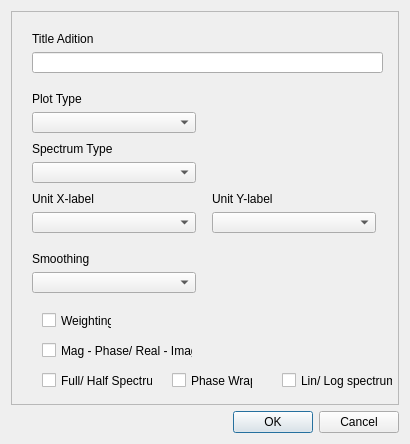
<?xml version="1.0" encoding="UTF-8"?>
<ui version="4.0">
 <class>Dialog</class>
 <widget class="QDialog" name="Dialog">
  <property name="geometry">
   <rect>
    <x>0</x>
    <y>0</y>
    <width>410</width>
    <height>444</height>
   </rect>
  </property>
  <property name="windowTitle">
   <string>Dialog</string>
  </property>
  <layout class="QGridLayout" name="gridLayout">
   <item row="0" column="0">
    <widget class="QScrollArea" name="scrollArea">
     <property name="widgetResizable">
      <bool>true</bool>
     </property>
     <widget class="QWidget" name="scrollAreaWidgetContents">
      <property name="geometry">
       <rect>
        <x>0</x>
        <y>0</y>
        <width>390</width>
        <height>395</height>
       </rect>
      </property>
      <widget class="QWidget" name="layoutWidget">
       <property name="geometry">
        <rect>
         <x>20</x>
         <y>180</y>
         <width>164</width>
         <height>41</height>
        </rect>
       </property>
       <layout class="QVBoxLayout" name="verticalLayout_2">
        <item>
         <widget class="QLabel" name="xUnitLab">
          <property name="text">
           <string>Unit X-label</string>
          </property>
         </widget>
        </item>
        <item>
         <widget class="QComboBox" name="xUnitSel">
          <property name="minimumSize">
           <size>
            <width>162</width>
            <height>0</height>
           </size>
          </property>
         </widget>
        </item>
       </layout>
      </widget>
      <widget class="QWidget" name="layoutWidget_2">
       <property name="geometry">
        <rect>
         <x>200</x>
         <y>180</y>
         <width>164</width>
         <height>41</height>
        </rect>
       </property>
       <layout class="QVBoxLayout" name="verticalLayout_3">
        <item>
         <widget class="QLabel" name="yUnitLab">
          <property name="text">
           <string>Unit Y-label</string>
          </property>
         </widget>
        </item>
        <item>
         <widget class="QComboBox" name="yUnitSel">
          <property name="minimumSize">
           <size>
            <width>162</width>
            <height>0</height>
           </size>
          </property>
         </widget>
        </item>
       </layout>
      </widget>
      <widget class="QCheckBox" name="weightingCheck">
       <property name="geometry">
        <rect>
         <x>30</x>
         <y>300</y>
         <width>70</width>
         <height>17</height>
        </rect>
       </property>
       <property name="text">
        <string>Weighting</string>
       </property>
      </widget>
      <widget class="QWidget" name="layoutWidget">
       <property name="geometry">
        <rect>
         <x>20</x>
         <y>80</y>
         <width>164</width>
         <height>41</height>
        </rect>
       </property>
       <layout class="QVBoxLayout" name="verticalLayout">
        <item>
         <widget class="QLabel" name="plotTypeLab">
          <property name="text">
           <string>Plot Type</string>
          </property>
         </widget>
        </item>
        <item>
         <widget class="QComboBox" name="plotTypeSel">
          <property name="minimumSize">
           <size>
            <width>162</width>
            <height>0</height>
           </size>
          </property>
         </widget>
        </item>
       </layout>
      </widget>
      <widget class="QWidget" name="layoutWidget_3">
       <property name="geometry">
        <rect>
         <x>20</x>
         <y>130</y>
         <width>164</width>
         <height>41</height>
        </rect>
       </property>
       <layout class="QVBoxLayout" name="verticalLayout_4">
        <item>
         <widget class="QLabel" name="SpecTypeLab">
          <property name="text">
           <string>Spectrum Type</string>
          </property>
         </widget>
        </item>
        <item>
         <widget class="QComboBox" name="specTypeSel">
          <property name="minimumSize">
           <size>
            <width>162</width>
            <height>0</height>
           </size>
          </property>
         </widget>
        </item>
       </layout>
      </widget>
      <widget class="QWidget" name="layoutWidget_4">
       <property name="geometry">
        <rect>
         <x>20</x>
         <y>240</y>
         <width>164</width>
         <height>41</height>
        </rect>
       </property>
       <layout class="QVBoxLayout" name="verticalLayout_5">
        <item>
         <widget class="QLabel" name="smoothingLab">
          <property name="text">
           <string>Smoothing</string>
          </property>
         </widget>
        </item>
        <item>
         <widget class="QComboBox" name="smoothingSel">
          <property name="minimumSize">
           <size>
            <width>162</width>
            <height>0</height>
           </size>
          </property>
         </widget>
        </item>
       </layout>
      </widget>
      <widget class="QCheckBox" name="phaseCheck">
       <property name="geometry">
        <rect>
         <x>160</x>
         <y>360</y>
         <width>81</width>
         <height>17</height>
        </rect>
       </property>
       <property name="text">
        <string>Phase Wrap</string>
       </property>
      </widget>
      <widget class="QCheckBox" name="phaseCheck_2">
       <property name="geometry">
        <rect>
         <x>30</x>
         <y>360</y>
         <width>111</width>
         <height>17</height>
        </rect>
       </property>
       <property name="text">
        <string>Full/ Half Spectrum</string>
       </property>
      </widget>
      <widget class="QCheckBox" name="phaseCheck_3">
       <property name="geometry">
        <rect>
         <x>270</x>
         <y>360</y>
         <width>111</width>
         <height>17</height>
        </rect>
       </property>
       <property name="text">
        <string>Lin/ Log spectrum</string>
       </property>
      </widget>
      <widget class="QCheckBox" name="phaseCheck_4">
       <property name="geometry">
        <rect>
         <x>30</x>
         <y>330</y>
         <width>151</width>
         <height>17</height>
        </rect>
       </property>
       <property name="text">
        <string>Mag - Phase/ Real - Imag</string>
       </property>
      </widget>
      <widget class="QWidget" name="">
       <property name="geometry">
        <rect>
         <x>20</x>
         <y>20</y>
         <width>351</width>
         <height>41</height>
        </rect>
       </property>
       <layout class="QVBoxLayout" name="verticalLayout_6">
        <item>
         <widget class="QLabel" name="titleLab">
          <property name="text">
           <string>Title Adition</string>
          </property>
         </widget>
        </item>
        <item>
         <widget class="QLineEdit" name="titleEdit">
          <property name="minimumSize">
           <size>
            <width>240</width>
            <height>0</height>
           </size>
          </property>
         </widget>
        </item>
       </layout>
      </widget>
     </widget>
    </widget>
   </item>
   <item row="1" column="0">
    <widget class="QDialogButtonBox" name="buttonBox">
     <property name="orientation">
      <enum>Qt::Horizontal</enum>
     </property>
     <property name="standardButtons">
      <set>QDialogButtonBox::Cancel|QDialogButtonBox::Ok</set>
     </property>
    </widget>
   </item>
  </layout>
 </widget>
 <resources/>
 <connections>
  <connection>
   <sender>buttonBox</sender>
   <signal>accepted()</signal>
   <receiver>Dialog</receiver>
   <slot>accept()</slot>
   <hints>
    <hint type="sourcelabel">
     <x>248</x>
     <y>254</y>
    </hint>
    <hint type="destinationlabel">
     <x>157</x>
     <y>274</y>
    </hint>
   </hints>
  </connection>
  <connection>
   <sender>buttonBox</sender>
   <signal>rejected()</signal>
   <receiver>Dialog</receiver>
   <slot>reject()</slot>
   <hints>
    <hint type="sourcelabel">
     <x>316</x>
     <y>260</y>
    </hint>
    <hint type="destinationlabel">
     <x>286</x>
     <y>274</y>
    </hint>
   </hints>
  </connection>
 </connections>
</ui>
